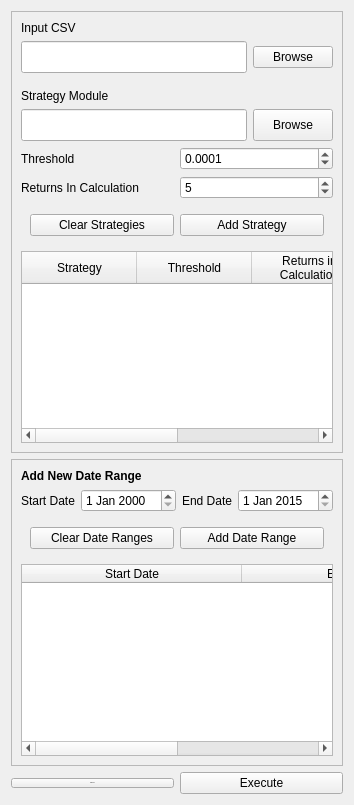
      <widget class="QWidget" name="quantitative_tab">
       <property name="layoutDirection">
        <enum>Qt::LeftToRight</enum>
       </property>
       <attribute name="icon">
        <iconset resource="resources.qrc">
         <normaloff>:/images/resources/barchart.png</normaloff>:/images/resources/barchart.png</iconset>
       </attribute>
       <attribute name="title">
        <string>Quantitative Analysis</string>
       </attribute>
       <layout class="QVBoxLayout" name="verticalLayout_8">
        <item>
         <widget class="QFrame" name="frame">
          <property name="frameShape">
           <enum>QFrame::StyledPanel</enum>
          </property>
          <property name="frameShadow">
           <enum>QFrame::Raised</enum>
          </property>
          <layout class="QVBoxLayout" name="verticalLayout_9">
           <item>
            <widget class="QLabel" name="label">
             <property name="font">
              <font>
               <weight>50</weight>
               <bold>false</bold>
              </font>
             </property>
             <property name="text">
              <string>Input CSV</string>
             </property>
            </widget>
           </item>
           <item>
            <layout class="QHBoxLayout" name="horizontalLayout_4">
             <item>
              <widget class="QLineEdit" name="analysisInputCSVField">
               <property name="minimumSize">
                <size>
                 <width>0</width>
                 <height>32</height>
                </size>
               </property>
              </widget>
             </item>
             <item>
              <widget class="QPushButton" name="analysisInputCSVButton">
               <property name="toolTip">
                <string>&lt;html&gt;&lt;head/&gt;&lt;body&gt;&lt;p&gt;Select an input CSV file you wish to process using the strategy module.&lt;/p&gt;&lt;/body&gt;&lt;/html&gt;</string>
               </property>
               <property name="text">
                <string>Browse</string>
               </property>
               <property name="icon">
                <iconset resource="resources.qrc">
                 <normaloff>:/images/resources/file_csv.png</normaloff>:/images/resources/file_csv.png</iconset>
               </property>
               <property name="iconSize">
                <size>
                 <width>32</width>
                 <height>32</height>
                </size>
               </property>
              </widget>
             </item>
            </layout>
           </item>
           <item>
            <spacer name="horizontalSpacer">
             <property name="orientation">
              <enum>Qt::Horizontal</enum>
             </property>
             <property name="sizeHint" stdset="0">
              <size>
               <width>40</width>
               <height>10</height>
              </size>
             </property>
            </spacer>
           </item>
           <item>
            <layout class="QVBoxLayout" name="verticalLayout_6">
             <item>
              <layout class="QHBoxLayout" name="horizontalLayout_8">
               <item alignment="Qt::AlignLeft">
                <widget class="QLabel" name="analysisStrategyLabel">
                 <property name="styleSheet">
                  <string notr="true">qproperty-alignment: AlignCenter;</string>
                 </property>
                 <property name="text">
                  <string>Strategy Module</string>
                 </property>
                </widget>
               </item>
              </layout>
             </item>
             <item>
              <layout class="QHBoxLayout" name="horizontalLayout_5">
               <item>
                <widget class="QLineEdit" name="analysisBrowseStrategyField">
                 <property name="minimumSize">
                  <size>
                   <width>0</width>
                   <height>32</height>
                  </size>
                 </property>
                </widget>
               </item>
               <item>
                <widget class="QPushButton" name="analysisBrowseStrategyButton">
                 <property name="minimumSize">
                  <size>
                   <width>0</width>
                   <height>32</height>
                  </size>
                 </property>
                 <property name="toolTip">
                  <string>&lt;html&gt;&lt;head/&gt;&lt;body&gt;&lt;p&gt;Select the strategy module you wish to analyse.&lt;/p&gt;&lt;/body&gt;&lt;/html&gt;</string>
                 </property>
                 <property name="text">
                  <string>Browse</string>
                 </property>
                </widget>
               </item>
              </layout>
             </item>
            </layout>
           </item>
           <item>
            <layout class="QHBoxLayout" name="analysisThresholdFrame">
             <item>
              <widget class="QLabel" name="label_3">
               <property name="text">
                <string>Threshold</string>
               </property>
              </widget>
             </item>
             <item>
              <widget class="QDoubleSpinBox" name="analysisThreshold">
               <property name="toolTip">
                <string>&lt;html&gt;&lt;head/&gt;&lt;body&gt;&lt;p&gt;Select the threshold value to be used in the analysis.&lt;/p&gt;&lt;/body&gt;&lt;/html&gt;</string>
               </property>
               <property name="decimals">
                <number>4</number>
               </property>
               <property name="value">
                <double>0.000100000000000</double>
               </property>
              </widget>
             </item>
            </layout>
           </item>
           <item>
            <layout class="QHBoxLayout" name="analysisReturnsFrame">
             <item>
              <widget class="QLabel" name="label_4">
               <property name="text">
                <string>Returns In Calculation</string>
               </property>
              </widget>
             </item>
             <item>
              <widget class="QDoubleSpinBox" name="analysisReturns">
               <property name="toolTip">
                <string>&lt;html&gt;&lt;head/&gt;&lt;body&gt;&lt;p&gt;Select the number of returns in calculations (also known as returns window size).&lt;/p&gt;&lt;/body&gt;&lt;/html&gt;</string>
               </property>
               <property name="decimals">
                <number>0</number>
               </property>
               <property name="maximum">
                <double>100.000000000000000</double>
               </property>
               <property name="value">
                <double>5.000000000000000</double>
               </property>
              </widget>
             </item>
            </layout>
           </item>
           <item>
            <widget class="QFrame" name="analysisStrategyFrame">
             <layout class="QHBoxLayout" name="horizontalLayout_9">
              <item>
               <widget class="QPushButton" name="clearStrategyButton">
                <property name="text">
                 <string>Clear Strategies</string>
                </property>
               </widget>
              </item>
              <item>
               <widget class="QPushButton" name="addStrategyButton">
                <property name="text">
                 <string>Add Strategy</string>
                </property>
               </widget>
              </item>
             </layout>
            </widget>
           </item>
           <item>
            <widget class="QTableWidget" name="analysisStrategyList">
             <property name="sizePolicy">
              <sizepolicy hsizetype="Expanding" vsizetype="Expanding">
               <horstretch>0</horstretch>
               <verstretch>0</verstretch>
              </sizepolicy>
             </property>
             <property name="minimumSize">
              <size>
               <width>0</width>
               <height>120</height>
              </size>
             </property>
             <attribute name="horizontalHeaderDefaultSectionSize">
              <number>115</number>
             </attribute>
             <attribute name="horizontalHeaderMinimumSectionSize">
              <number>45</number>
             </attribute>
             <column>
              <property name="text">
               <string>Strategy</string>
              </property>
             </column>
             <column>
              <property name="text">
               <string>Threshold</string>
              </property>
             </column>
             <column>
              <property name="text">
               <string>Returns in 
Calculation</string>
              </property>
              <property name="whatsThis">
               <string/>
              </property>
              <property name="textAlignment">
               <set>AlignHCenter|AlignVCenter|AlignCenter</set>
              </property>
             </column>
             <column>
              <property name="text">
               <string>CSV file</string>
              </property>
             </column>
            </widget>
           </item>
          </layout>
         </widget>
        </item>
        <item>
         <widget class="QFrame" name="frame_2">
          <property name="frameShape">
           <enum>QFrame::StyledPanel</enum>
          </property>
          <property name="frameShadow">
           <enum>QFrame::Raised</enum>
          </property>
          <layout class="QVBoxLayout" name="verticalLayout_11">
           <item>
            <layout class="QVBoxLayout" name="verticalLayout_10">
             <item>
              <layout class="QHBoxLayout" name="horizontalLayout_11">
               <item>
                <widget class="QLabel" name="label_5">
                 <property name="font">
                  <font>
                   <weight>75</weight>
                   <bold>true</bold>
                  </font>
                 </property>
                 <property name="styleSheet">
                  <string notr="true">qproperty-alignment: AlignCenter;</string>
                 </property>
                 <property name="text">
                  <string>Add New Date Range</string>
                 </property>
                </widget>
               </item>
              </layout>
             </item>
             <item>
              <layout class="QHBoxLayout" name="horizontalLayout_12">
               <item>
                <widget class="QLabel" name="label_6">
                 <property name="text">
                  <string>Start Date</string>
                 </property>
                </widget>
               </item>
               <item>
                <widget class="QDateEdit" name="analysisStartDate">
                 <property name="toolTip">
                  <string>&lt;html&gt;&lt;head/&gt;&lt;body&gt;&lt;p&gt;Select the start date to begin analysing from.&lt;/p&gt;&lt;/body&gt;&lt;/html&gt;</string>
                 </property>
                </widget>
               </item>
               <item>
                <widget class="QLabel" name="label_7">
                 <property name="text">
                  <string>End Date</string>
                 </property>
                </widget>
               </item>
               <item>
                <widget class="QDateEdit" name="analysisEndDate">
                 <property name="toolTip">
                  <string>&lt;html&gt;&lt;head/&gt;&lt;body&gt;&lt;p&gt;Select the end date to stop analysing.&lt;/p&gt;&lt;/body&gt;&lt;/html&gt;</string>
                 </property>
                 <property name="date">
                  <date>
                   <year>2015</year>
                   <month>1</month>
                   <day>1</day>
                  </date>
                 </property>
                </widget>
               </item>
              </layout>
             </item>
            </layout>
           </item>
           <item>
            <widget class="QFrame" name="analysisDateButtonFrame">
             <layout class="QHBoxLayout" name="horizontalLayout_10">
              <item>
               <widget class="QPushButton" name="analysisClearDateButton">
                <property name="text">
                 <string>Clear Date Ranges</string>
                </property>
               </widget>
              </item>
              <item>
               <widget class="QPushButton" name="analysisAddDateButton">
                <property name="text">
                 <string>Add Date Range</string>
                </property>
               </widget>
              </item>
             </layout>
            </widget>
           </item>
           <item>
            <widget class="QTableWidget" name="analysisListDate">
             <property name="minimumSize">
              <size>
               <width>0</width>
               <height>120</height>
              </size>
             </property>
             <property name="styleSheet">
              <string notr="true"/>
             </property>
             <attribute name="horizontalHeaderDefaultSectionSize">
              <number>220</number>
             </attribute>
             <column>
              <property name="text">
               <string>Start Date</string>
              </property>
             </column>
             <column>
              <property name="text">
               <string>End Date</string>
              </property>
             </column>
            </widget>
           </item>
          </layout>
         </widget>
        </item>
        <item>
         <layout class="QHBoxLayout" name="horizontalLayout_2">
          <item>
           <widget class="QPushButton" name="saveCSVExecuteButton">
            <property name="font">
             <font>
              <family>Arial</family>
              <pointsize>-1</pointsize>
              <underline>false</underline>
              <strikeout>false</strikeout>
             </font>
            </property>
            <property name="toolTip">
             <string>&lt;html&gt;&lt;head/&gt;&lt;body&gt;&lt;p&gt;Execute all stragegy modules with provided parameters for every date range and save quantitative analysis results to a CSV file.&lt;/p&gt;&lt;/body&gt;&lt;/html&gt;</string>
            </property>
            <property name="styleSheet">
             <string notr="true">#MainWindow QPushButton {
background: qradialgradient(cx: 0.3, cy: -0.4,
fx: 0.3, fy: -0.4,
radius: 1.35, stop: 0 #fff, stop: 1 #3498db);
border: 1px solid #555;
font-family: Arial;
color: #ffffff;
font-size: 16px;
padding: 10px 5px 10px 5px;
text-decoration: none;
}

#MainWindow QPushButton:hover {
background: qradialgradient(cx: 0.3, cy: -0.4,
fx: 0.3, fy: -0.4,
radius: 1.35, stop: 0 #fff, stop: 1 #3cb1ff);
}

#MainWindow QPushButton:pressed {
background: qradialgradient(cx: 0.3, cy: -0.4,
fx: 0.3, fy: -0.4,
radius: 1.35, stop: 0 #fff, stop: 1 #3498db);
}</string>
            </property>
            <property name="text">
             <string>Save CSV</string>
            </property>
            <property name="icon">
             <iconset resource="resources.qrc">
              <normaloff>:/images/resources/run.png</normaloff>:/images/resources/run.png</iconset>
            </property>
            <property name="iconSize">
             <size>
              <width>24</width>
              <height>24</height>
             </size>
            </property>
           </widget>
          </item>
          <item>
           <widget class="QPushButton" name="analysisExecuteButton">
            <property name="toolTip">
             <string>&lt;html&gt;&lt;head/&gt;&lt;body&gt;&lt;p&gt;Execute all stragegy modules with provided parameters for every date range and display quantitative analysis results.&lt;/p&gt;&lt;/body&gt;&lt;/html&gt;</string>
            </property>
            <property name="styleSheet">
             <string notr="true">#MainWindow QPushButton {
background: qradialgradient(cx: 0.3, cy: -0.4,
fx: 0.3, fy: -0.4,
radius: 1.35, stop: 0 #fff, stop: 1 #3498db);
border: 1px solid #555;
font-family: Arial;
color: #ffffff;
font-size: 16px;
padding: 10px 5px 10px 5px;
text-decoration: none;
}

#MainWindow QPushButton:hover {
background: qradialgradient(cx: 0.3, cy: -0.4,
fx: 0.3, fy: -0.4,
radius: 1.35, stop: 0 #fff, stop: 1 #3cb1ff);
}

#MainWindow QPushButton:pressed {
background: qradialgradient(cx: 0.3, cy: -0.4,
fx: 0.3, fy: -0.4,
radius: 1.35, stop: 0 #fff, stop: 1 #3498db);
}</string>
            </property>
            <property name="text">
             <string>Execute</string>
            </property>
            <property name="icon">
             <iconset resource="resources.qrc">
              <normaloff>:/images/resources/run.png</normaloff>:/images/resources/run.png</iconset>
            </property>
            <property name="iconSize">
             <size>
              <width>24</width>
              <height>24</height>
             </size>
            </property>
           </widget>
          </item>
         </layout>
        </item>
       </layout>
      </widget>
